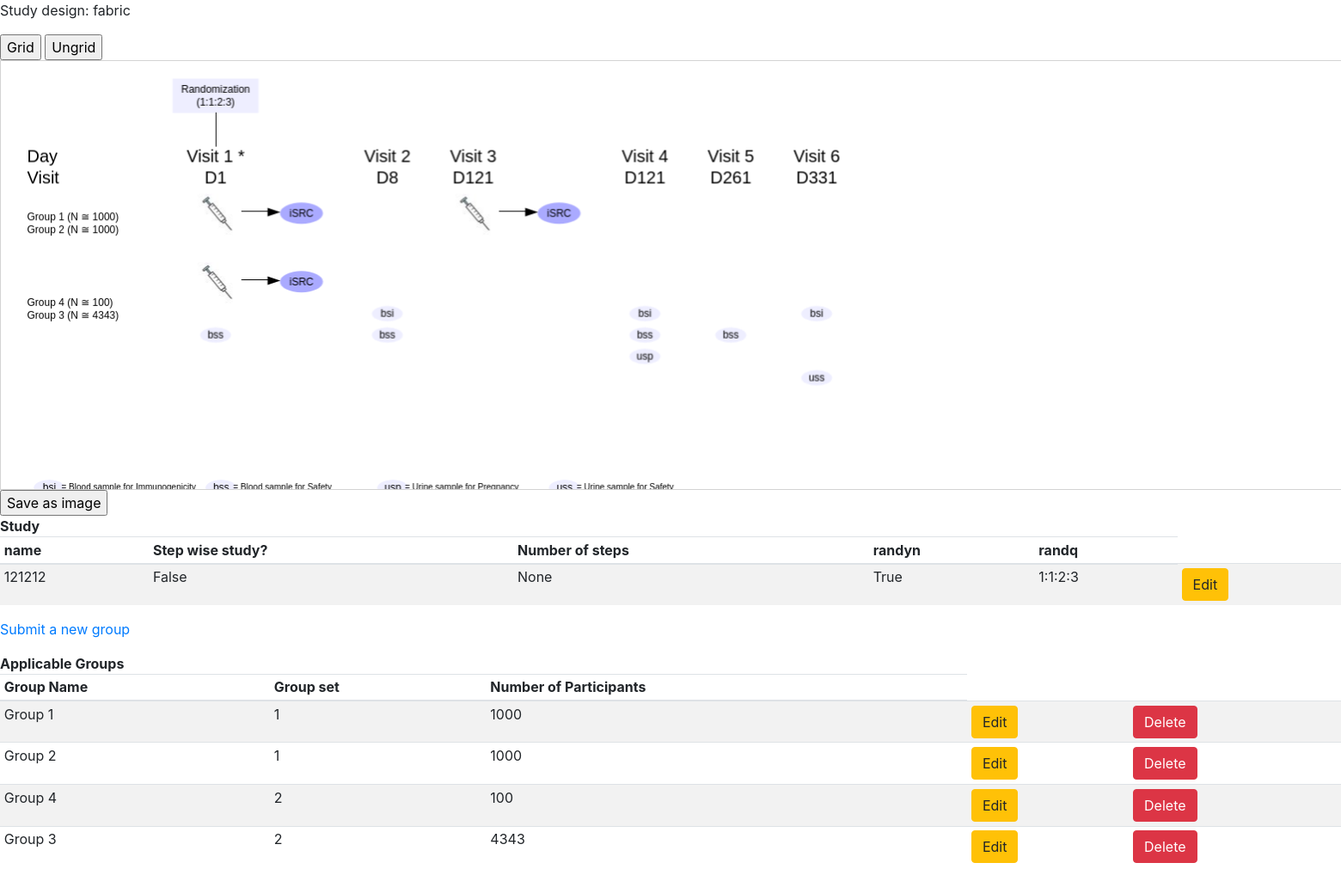
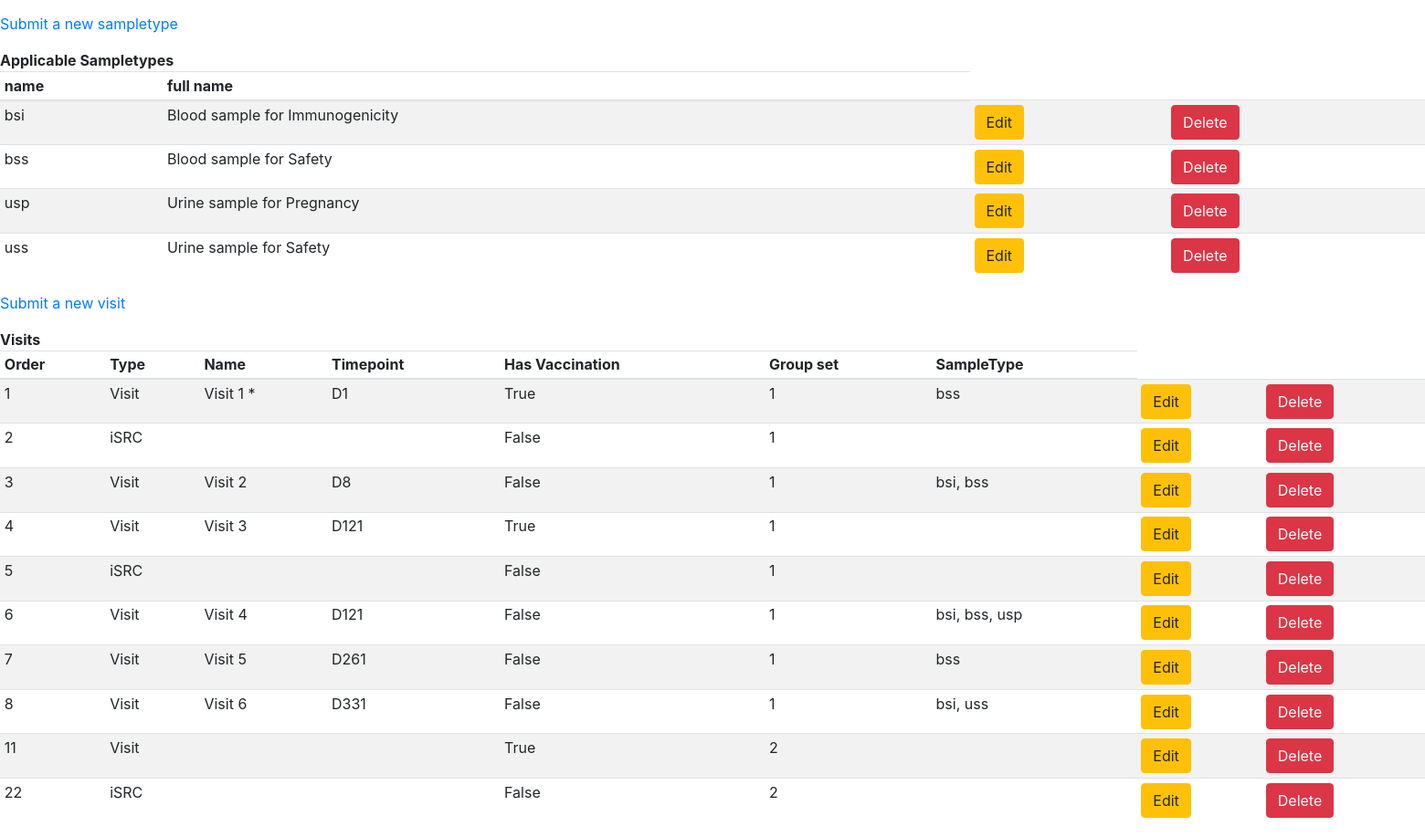
The app's page / (signed in) with its own data (2 pictures, top to bottom).
### main_app/models.py (models this page shows, shortened)
class Study(models.Model):
	name = models.CharField(max_length=10)
	stepwise = models.BooleanField()
	no_steps = models.IntegerField(blank=True, null=True)
	randyn = models.BooleanField()
	randq = models.CharField(max_length=20, blank=True)

class Group(models.Model):
	name = models.CharField(max_length=50)
	groupset = models.ForeignKey(GroupSet, on_delete=models.SET_NULL, null=True)
	No_subjects = models.IntegerField()

class GroupSet(models.Model):
	name = models.CharField(max_length=50)
	def __str__(self):
		return self.name

class SampleType(models.Model):
	name = models.CharField(max_length=3)
	full_name = models.CharField(max_length=50)
	def __str__(self):
		return self.name

class Visit(models.Model):
	order = models.IntegerField()
	type = models.ForeignKey(VisitType, on_delete=models.SET_NULL, null=True)
	name = models.CharField(max_length=20, blank=True)
	number = models.IntegerField(blank=True)
	timepoint = models.CharField(max_length=5, blank=True)
	has_vac = models.BooleanField(blank=True)
	sample = models.CharField(max_length=20, blank=True)
	groupset = models.ForeignKey(GroupSet, on_delete=models.SET_NULL, null=True, blank=True)
	SampleType = models.ManyToManyField(SampleType, blank=True)

class VisitType(models.Model):
	name = models.CharField(max_length=20)
	def __str__(self):
		return self.name

### main_app/views.py (the view)
# urls.py: path('',views.index, name='index'),
@login_required
def index(request):
    if request.user.is_authenticated:
        study = Study.objects.all()
        visits = Visit.objects.all().order_by('order')
        sampletypes = SampleType.objects.all()
        groups = Group.objects.all()
        groupsets = GroupSet.objects.all()
        visitcount = Visit.objects.all().count()
        return render(request, 'index_fabric.html', {'visits':visits, 'study':study, 'visitcount':visitcount, 'sampletypes':sampletypes, 'groups':groups, 'groupsets':groupsets})

### main_app/templates/index_fabric.html (shortened to what this page needs)
{% load static %}
<link rel="stylesheet" href="{% static 'bootstrap.min.css' %}">
<!DOCTYPE html>
<html lang="en">
	<head>
	</head>
	<body>
	<p>Study design: fabric </p>
	<input id="grid" type="button" value="Grid" />
	<input id="ungrid" type="button" value="Ungrid" />
	<div class="canvas_container">
	<input id="getImage" type="button" value="Save as image" />
	</div>
	<table class="table table-striped table-sm" id="my_study">
        <thead><B>Study</B>
            <tr>
                <th>name</th>
                <th>Step wise study?</th>
                <th>Number of steps</th>
                <th>randyn</th>
                <th>randq</th>
            </tr>
        </thead>
        <tbody>
        {% for study in study %}
        <tr>
            <td>{{study.name}}</td>
            <td>{{study.stepwise}}</td>
            <td>{{study.no_steps}}</td>
            <td>{{study.randyn}}</td>
            <td>{{study.randq}}</td>
			<td><a href="{% url 'edit_study' pk=study.pk %}"><button class="btn btn-warning">Edit</button></a></td>
        </tr>
        {% endfor %}
        </tbody>
    </table>
	<a href="{% url 'main_app_new_group' %}">
		Submit a new group
	</a>
	<table class="table table-striped table-sm" id="my_study">
        <thead><B>Applicable Groups</B>
            <tr>
                <th>Group Name</th>
                <th>Group set</th>
                <th>Number of Participants</th>
            </tr>
        </thead>
        <tbody>
        {% for group in groups %}
        <tr>
            <td>{{group.name}}</td>
            <td>{{group.groupset}}</td>
            <td>{{group.No_subjects}}</td>
			<td><a href="{% url 'edit_group' pk=group.pk %}"><button class="btn btn-warning">Edit</button></a></td>
			<td><a href="{% url 'remove_group' pk=group.pk %}"><button class="btn btn-danger">Delete</button></a></td>
        </tr>
        {% endfor %}
        </tbody>
    </table>
	<a href="{% url 'main_app_new_sampletp' %}">
		Submit a new sampletype
	</a>
	<table class="table table-striped table-sm" id="my_study">
        <thead><B>Applicable Sampletypes</B>
            <tr>
                <th>name</th>
                <th>full name</th>
            </tr>
        </thead>
        <tbody>
        {% for sampletype in sampletypes %}
        <tr>
            <td>{{sampletype.name}}</td>
            <td>{{sampletype.full_name}}</td>
			<td><a href="{% url 'edit_sampletp' pk=sampletype.pk %}"><button class="btn btn-warning">Edit</button></a></td>
			<td><a href="{% url 'remove_sampletp' pk=sampletype.pk %}"><button class="btn btn-danger">Delete</button></a></td>
        </tr>
        {% endfor %}
        </tbody>
    </table>
	<a href="{% url 'main_app_new_visit' %}">
		Submit a new visit
	</a>
	<table class="table table-striped table-sm" id="my_visits">
        <thead><B>Visits</B>
            <tr>
				<th>Order</th>
                <th>Type</th>
                <th>Name</th>
                <th>Timepoint</th>
                <th>Has Vaccination</th>
                <th>Group set</th>
                <th>SampleType</th>
            </tr>
        </thead>
        <tbody>
        {% for visit in visits %}
        <tr>
            <td>{{visit.order}}</td>
            <td>{{visit.type}}</td>
            <td>{{visit.name}}</td>
            <td>{{visit.timepoint}}</td>
            <td>{{visit.has_vac}}</td>
            <td>{{visit.groupset}}</td>
            <td>{{ visit.SampleType.all|join:", " }}</td>
			<td><a href="{% url 'edit_visit' pk=visit.pk %}"><button class="btn btn-warning">Edit</button></a></td>
			<td><a href="{% url 'remove_visit' pk=visit.pk %}"><button class="btn btn-danger">Delete</button></a></td>
        </tr>
        {% endfor %}
        </tbody>
    </table>
</html>

### records on screen
Study: name "121212", stepwise "False", no_steps "None", randyn "True", randq "1:1:2:3"
Group: name "Group 1", groupset "1", No_subjects "1000"
Group: name "Group 2", groupset "1", No_subjects "1000"
Group: name "Group 4", groupset "2", No_subjects "100"
Group: name "Group 3", groupset "2", No_subjects "4343"
SampleType: name "bsi", full_name "Blood sample for Immunogenicity"
SampleType: name "bss", full_name "Blood sample for Safety"
SampleType: name "usp", full_name "Urine sample for Pregnancy"
SampleType: name "uss", full_name "Urine sample for Safety"
Visit: order "1", type "Visit", name "Visit 1 *", timepoint "D1", has_vac "True", groupset "1", SampleType.all "bss"
Visit: order "2", type "iSRC", has_vac "False", groupset "1"
Visit: order "3", type "Visit", name "Visit 2", timepoint "D8", has_vac "False", groupset "1", SampleType.all "bsi, bss"
Visit: order "4", type "Visit", name "Visit 3", timepoint "D121", has_vac "True", groupset "1"
Visit: order "5", type "iSRC", has_vac "False", groupset "1"
Visit: order "6", type "Visit", name "Visit 4", timepoint "D121", has_vac "False", groupset "1", SampleType.all "bsi, bss, usp"
Visit: order "7", type "Visit", name "Visit 5", timepoint "D261", has_vac "False", groupset "1", SampleType.all "bss"
Visit: order "8", type "Visit", name "Visit 6", timepoint "D331", has_vac "False", groupset "1", SampleType.all "bsi, uss"
Visit: order "11", type "Visit", has_vac "True", groupset "2"
Visit: order "22", type "iSRC", has_vac "False", groupset "2"

### other values on screen
chart data {{ study.randq }} 1:1:2:3
